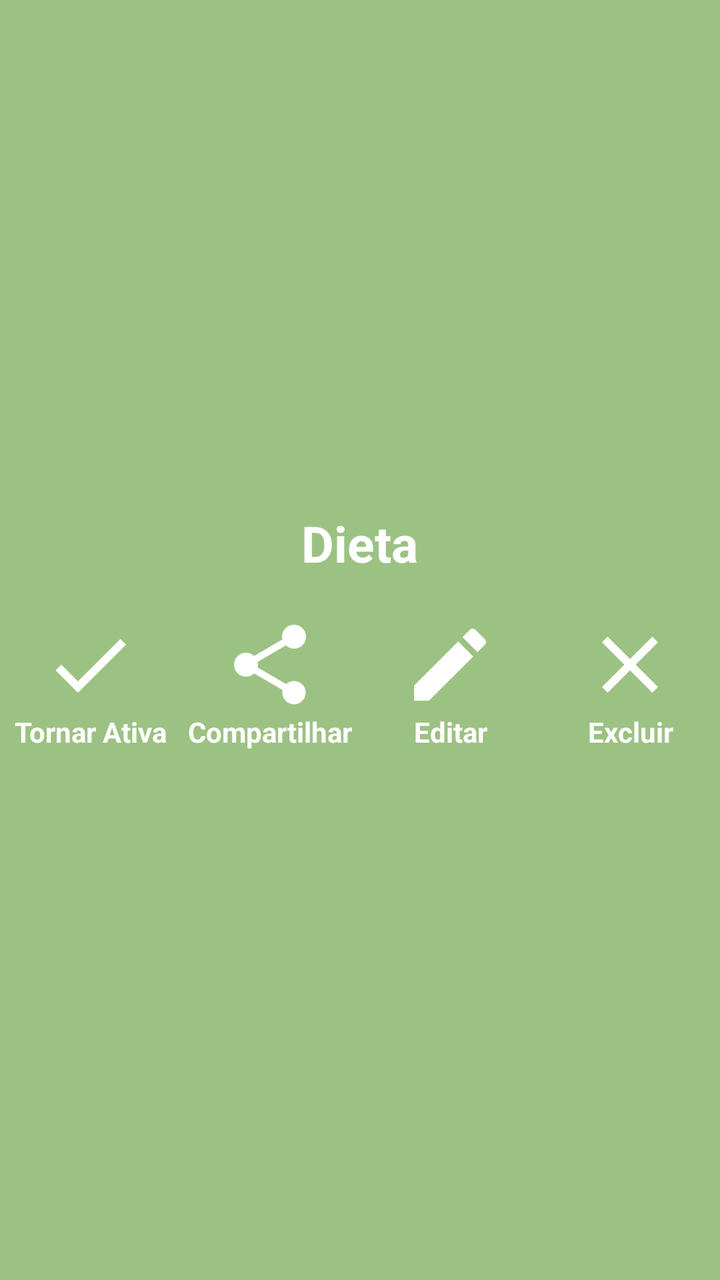
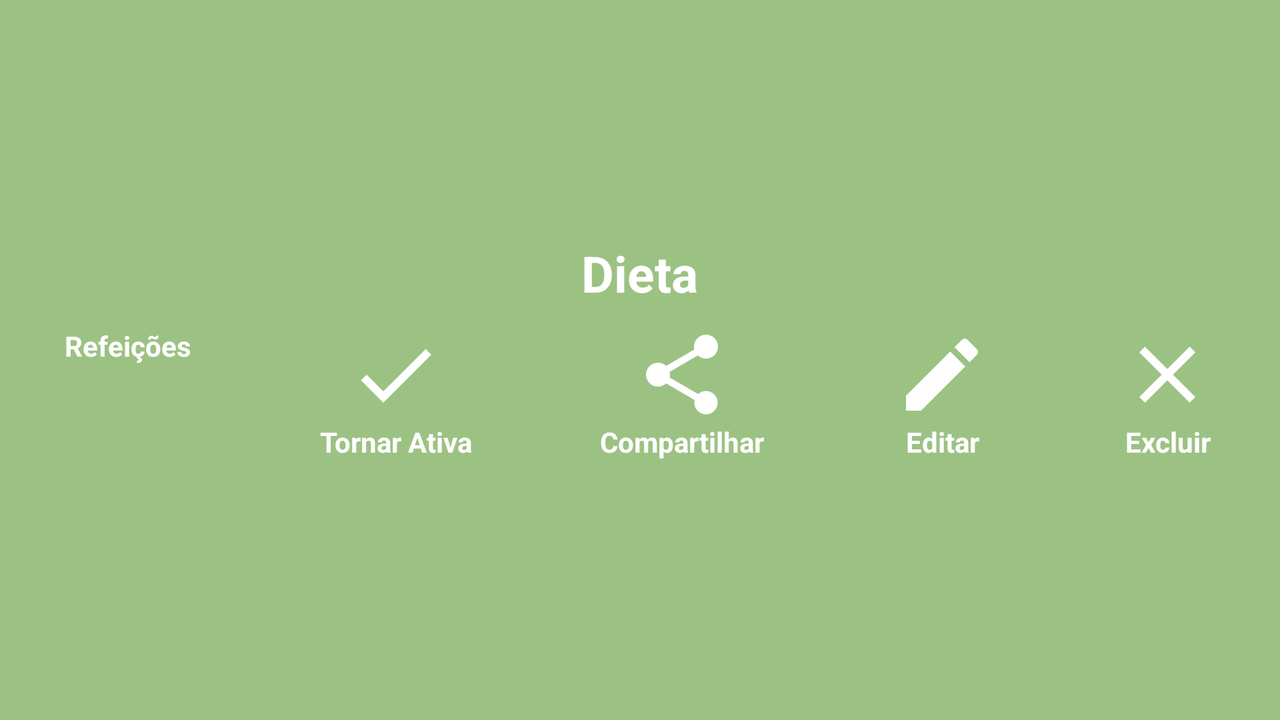

Two renders of one Android screen. The first uses the default layout on a phone; the second uses the alternative layout the repository ships for a different screen configuration, on a matching device. The two XML files are below.
<!-- AndroidManifest.xml: application theme AppTheme -->
<!-- res/layout/dialog_dieta.xml -->
<?xml version="1.0" encoding="utf-8"?>
<LinearLayout xmlns:android="http://schemas.android.com/apk/res/android"
    android:layout_width="match_parent"
    android:layout_height="match_parent"
    android:paddingTop="10dp"
    android:paddingBottom="20dp"
    android:background="@color/colorPrimary"
    android:gravity="center_vertical"
    android:orientation="vertical">

    <TextView
        android:layout_width="wrap_content"
        android:layout_height="wrap_content"
        android:layout_gravity="center_horizontal"
        android:fontFamily="sans-serif"
        android:textStyle="bold"
        android:textSize="25sp"
        android:layout_marginBottom="20dp"
        android:textColor="#ffffff"
        android:id="@+id/txt_dialog_dieta_titulo"
        android:text="Dieta" />

    <LinearLayout
        android:layout_width="match_parent"
        android:layout_height="wrap_content"
        android:orientation="horizontal">

        <TextView
            android:layout_width="0dp"
            android:layout_height="wrap_content"
            android:layout_weight="1"
            android:textAlignment="center"
            android:text="Tornar Ativa"
            android:textStyle="bold"
            android:fontFamily="sans-serif"
            android:focusable="true"
            android:clickable="true"
            android:textColor="#ffffff"
            android:background="?selectableItemBackgroundBorderless"
            android:drawableTop="@drawable/baseline_check_24" />

        <TextView
            android:layout_width="0dp"
            android:layout_height="wrap_content"
            android:layout_weight="1"
            android:textAlignment="center"
            android:text="Compartilhar"
            android:textStyle="bold"
            android:fontFamily="sans-serif"
            android:focusable="true"
            android:clickable="true"
            android:textColor="#ffffff"
            android:background="?selectableItemBackgroundBorderless"
            android:drawableTop="@drawable/baseline_share_24_white" />

        <TextView
            android:layout_width="0dp"
            android:layout_height="wrap_content"
            android:layout_weight="1"
            android:textAlignment="center"
            android:text="Editar"
            android:textStyle="bold"
            android:fontFamily="sans-serif"
            android:focusable="true"
            android:clickable="true"
            android:textColor="#ffffff"
            android:background="?selectableItemBackgroundBorderless"
            android:drawableTop="@drawable/baseline_create_24_white" />

        <TextView
            android:layout_width="0dp"
            android:layout_height="wrap_content"
            android:layout_weight="1"
            android:textAlignment="center"
            android:text="Excluir"
            android:textStyle="bold"
            android:fontFamily="sans-serif"
            android:focusable="true"
            android:clickable="true"
            android:textColor="#ffffff"
            android:background="?selectableItemBackgroundBorderless"
            android:drawableTop="@drawable/baseline_clear_24" />
    </LinearLayout>
</LinearLayout>
<!-- resources referenced by this layout -->
<resources>
  <color name="colorPrimary">#9cc283</color>
  <!-- drawable baseline_check_24 (drawable) -->
  <vector xmlns:android="http://schemas.android.com/apk/res/android"
          android:width="48dp"
          android:height="48dp"
          android:viewportWidth="24.0"
          android:viewportHeight="24.0"
          android:tint="#ffffff">
      <path
          android:fillColor="@android:color/white"
          android:pathData="M9,16.17L4.83,12l-1.42,1.41L9,19 21,7l-1.41,-1.41z"/>
  </vector>
  <!-- drawable baseline_clear_24 (drawable) -->
  <vector xmlns:android="http://schemas.android.com/apk/res/android"
          android:width="48dp"
          android:height="48dp"
          android:viewportWidth="24.0"
          android:viewportHeight="24.0"
          android:tint="#ffffff">
      <path
          android:fillColor="@android:color/white"
          android:pathData="M19,6.41L17.59,5 12,10.59 6.41,5 5,6.41 10.59,12 5,17.59 6.41,19 12,13.41 17.59,19 19,17.59 13.41,12z"/>
  </vector>
  <!-- drawable baseline_create_24_white (drawable) -->
  <vector xmlns:android="http://schemas.android.com/apk/res/android"
          android:width="48dp"
          android:height="48dp"
          android:viewportWidth="24.0"
          android:viewportHeight="24.0"
          android:tint="#ffffff">
      <path
          android:fillColor="@android:color/white"
          android:pathData="M3,17.25V21h3.75L17.81,9.94l-3.75,-3.75L3,17.25zM20.71,7.04c0.39,-0.39 0.39,-1.02 0,-1.41l-2.34,-2.34c-0.39,-0.39 -1.02,-0.39 -1.41,0l-1.83,1.83 3.75,3.75 1.83,-1.83z"/>
  </vector>
  <!-- drawable baseline_share_24_white (drawable) -->
  <vector xmlns:android="http://schemas.android.com/apk/res/android"
          android:width="48dp"
          android:height="48dp"
          android:viewportWidth="24.0"
          android:viewportHeight="24.0"
          android:tint="#ffffff">
      <path
          android:fillColor="@android:color/white"
          android:pathData="M18,16.08c-0.76,0 -1.44,0.3 -1.96,0.77L8.91,12.7c0.05,-0.23 0.09,-0.46 0.09,-0.7s-0.04,-0.47 -0.09,-0.7l7.05,-4.11c0.54,0.5 1.25,0.81 2.04,0.81 1.66,0 3,-1.34 3,-3s-1.34,-3 -3,-3 -3,1.34 -3,3c0,0.24 0.04,0.47 0.09,0.7L8.04,9.81C7.5,9.31 6.79,9 6,9c-1.66,0 -3,1.34 -3,3s1.34,3 3,3c0.79,0 1.5,-0.31 2.04,-0.81l7.12,4.16c-0.05,0.21 -0.08,0.43 -0.08,0.65 0,1.61 1.31,2.92 2.92,2.92 1.61,0 2.92,-1.31 2.92,-2.92s-1.31,-2.92 -2.92,-2.92z"/>
  </vector>
  <style name="AppTheme" parent="Theme.AppCompat.Light.DarkActionBar">
          <item name="colorPrimary">@color/colorPrimary</item>
          <item name="colorPrimaryDark">@color/colorPrimaryDark</item>
          <item name="colorAccent">@color/colorAccent</item>
          <item name="bottomSheetDialogTheme">@style/ReaderBottomSheelDialog</item>
      </style>
  <color name="colorPrimaryDark">#95b97d</color>
  <color name="colorAccent">#E85858</color>
  <style name="ReaderBottomSheelDialog" parent="Theme.Design.BottomSheetDialog">
          <item name="bottomSheetStyle">@style/BottomSheetStyle</item>
      </style>
  <style name="BottomSheetStyle" parent="Widget.Design.BottomSheet.Modal">
          <item name="behavior_peekHeight">512dp</item>
      </style>
</resources>
<!-- res/layout-land/dialog_dieta.xml (the repository's variant of the layout above) -->
<!-- drawn on the phone turned sideways -->
<?xml version="1.0" encoding="utf-8"?>
<LinearLayout xmlns:android="http://schemas.android.com/apk/res/android"
    android:layout_width="match_parent"
    android:layout_height="match_parent"
    android:paddingTop="10dp"
    android:paddingBottom="20dp"
    android:background="@color/colorPrimary"
    android:gravity="center_vertical"
    android:orientation="vertical">

    <TextView
        android:layout_width="wrap_content"
        android:layout_height="wrap_content"
        android:layout_gravity="center_horizontal"
        android:fontFamily="sans-serif"
        android:textStyle="bold"
        android:textSize="25sp"
        android:layout_marginBottom="10dp"
        android:textColor="#ffffff"
        android:id="@+id/txt_dialog_dieta_titulo"
        android:text="Dieta" />

    <LinearLayout
        android:layout_width="match_parent"
        android:layout_height="wrap_content"
        android:baselineAligned="false"
        android:orientation="horizontal">

        <LinearLayout
            android:layout_width="wrap_content"
            android:layout_height="wrap_content"
            android:layout_weight="1"
            android:gravity="center_horizontal">

            <TextView
                android:layout_width="wrap_content"
                android:layout_height="wrap_content"
                android:textAlignment="center"
                android:text="Refeições"
                android:textStyle="bold"
                android:fontFamily="sans-serif"
                android:focusable="true"
                android:clickable="true"
                android:textColor="#ffffff"
                android:id="@+id/txt_dieta_refeicoes"
                android:background="?selectableItemBackgroundBorderless"
                android:drawableTop="@drawable/baseline_room_service_white_48" />
        </LinearLayout>

        <LinearLayout
            android:layout_width="wrap_content"
            android:layout_height="wrap_content"
            android:layout_weight="1"
            android:gravity="center_horizontal">

            <TextView
                android:layout_width="wrap_content"
                android:layout_height="wrap_content"
                android:textAlignment="center"
                android:text="Tornar Ativa"
                android:textStyle="bold"
                android:fontFamily="sans-serif"
                android:focusable="true"
                android:clickable="true"
                android:textColor="#ffffff"
                android:background="?selectableItemBackgroundBorderless"
                android:drawableTop="@drawable/baseline_check_24" />
        </LinearLayout>

        <LinearLayout
            android:layout_width="wrap_content"
            android:layout_height="wrap_content"
            android:layout_weight="1"
            android:gravity="center_horizontal">

            <TextView
                android:layout_width="wrap_content"
                android:layout_height="wrap_content"
                android:textAlignment="center"
                android:text="Compartilhar"
                android:textStyle="bold"
                android:fontFamily="sans-serif"
                android:focusable="true"
                android:clickable="true"
                android:textColor="#ffffff"
                android:background="?selectableItemBackgroundBorderless"
                android:drawableTop="@drawable/baseline_share_24_white" />
        </LinearLayout>

        <LinearLayout
            android:layout_width="wrap_content"
            android:layout_height="wrap_content"
            android:layout_weight="1"
            android:gravity="center_horizontal">

            <TextView
                android:layout_width="wrap_content"
                android:layout_height="wrap_content"
                android:textAlignment="center"
                android:text="Editar"
                android:textStyle="bold"
                android:fontFamily="sans-serif"
                android:focusable="true"
                android:clickable="true"
                android:textColor="#ffffff"
                android:background="?selectableItemBackgroundBorderless"
                android:drawableTop="@drawable/baseline_create_24_white" />

        </LinearLayout>

        <LinearLayout
            android:layout_width="wrap_content"
            android:layout_height="wrap_content"
            android:layout_weight="1"
            android:gravity="center_horizontal">

            <TextView
                android:layout_width="wrap_content"
                android:layout_height="wrap_content"
                android:textAlignment="center"
                android:text="Excluir"
                android:textStyle="bold"
                android:fontFamily="sans-serif"
                android:focusable="true"
                android:clickable="true"
                android:textColor="#ffffff"
                android:background="?selectableItemBackgroundBorderless"
                android:drawableTop="@drawable/baseline_clear_24" />
        </LinearLayout>
    </LinearLayout>
</LinearLayout>
